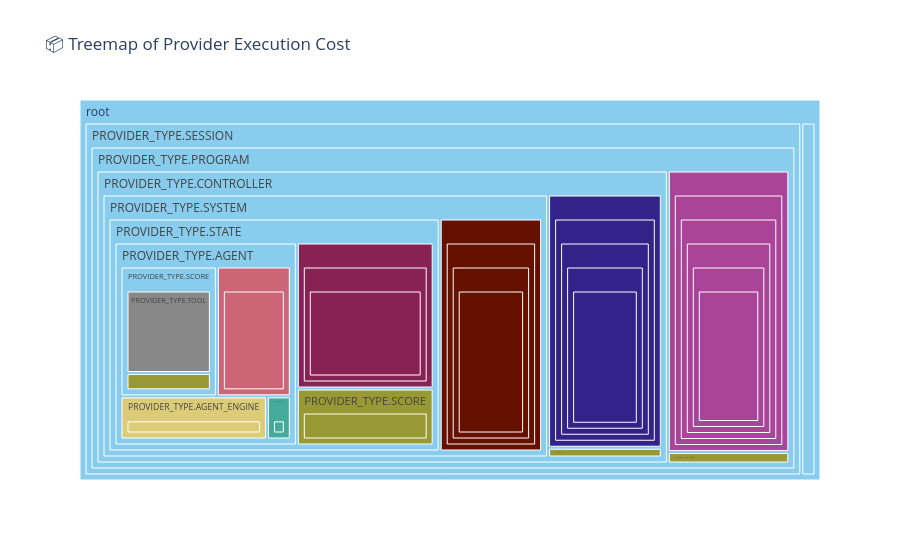

The notebook cell this image was saved under:
### Markdown cell above
### 📦 Treemap of Provider Execution Cost

This chart presents a **latency-weighted treemap** that reveals the **nested execution structure** of a CodeCritic run — from top-level orchestration down to fine-grained tooling.

#### 🧠 What this code does:
- **Builds a call hierarchy** by tracing each provider’s `called_by_type`, recursively reconstructing the execution path for every log entry.
- **Flattens each path** into separate columns (e.g., `path_0`, `path_1`, ...) so Plotly can visualize the full call stack as a nested tree.
- **Visualizes latency cost** using a treemap, where:
  - Each **box** represents a provider type at a specific nesting level.
  - **Box size** is proportional to total `latency_ms` contributed by that node and its descendants.
  - **Color** corresponds to `provider_type`, using a colorblind-safe palette.

#### 🔍 What you're observing:
- The **upper-left boxes** show top-level orchestrators (e.g., `session`, `program`).
- As you move inward (right and down), you see **nested calls** to `controller`, `system`, `state`, and ultimately `agent`, `tool`, `score`, etc.
- **Larger boxes** deeper in the tree indicate subsystems that consume significant time (e.g., tools like `mypy`, `black`, `ruff`).
- Hovering on a box reveals its exact path and latency.

This visualization is ideal for:
- Identifying where latency accumulates in multi-step workflows.
- Spotting repeated or redundant calls.
- Auditing nested delegation patterns during FSM-driven execution.

### Code cell
import plotly.express as px

# Step 1: Build edges and infer nesting path
df["source"] = df["called_by_type"].fillna("root")
df["target"] = df["provider_type"]
edges = list(zip(df["source"], df["target"]))

# Recursive path builder
def build_path(row, edges):
    if row["source"] == "root":
        return ["root", row["target"]]
    for src, tgt in edges:
        if tgt == row["source"]:
            return build_path({"source": src, "target": tgt}, edges) + [row["target"]]
    return ["root", row["source"], row["target"]]

df["call_path"] = df.apply(lambda row: build_path(row, edges), axis=1)

# Step 2: Flatten call path into real columns
path_df = df["call_path"].apply(pd.Series)
path_df.columns = [f"path_{i}" for i in path_df.columns]

# Step 3: Combine into sunburst data source
path_df = path_df.fillna("")

# Then proceed as before
sunburst_data = pd.concat([df, path_df], axis=1)


fig = px.treemap(
    sunburst_data,
    path=path_df.columns.tolist(),
    values="latency_ms",
    color="provider_type",
    color_discrete_sequence=px.colors.qualitative.Safe,
    title="📦 Treemap of Provider Execution Cost"
)
fig.show()

### Figure 1 — Plotly figure (JSON) as saved in the notebook; plotly's stock layout.template omitted (floating-point values rounded to 4 significant figures)
{"data": [{"branchvalues": "total", "customdata": [["(?)"], ["(?)"], ["(?)"], ["(?)"], ["(?)"], ["(?)"], ["(?)"], ["(?)"], ["(?)"], ["PROVIDER_TYPE.AGENT"], ["PROVIDER_TYPE.AGENT"], ["PROVIDER_TYPE.AGENT_ENGINE"], ["PROVIDER_TYPE.AGENT_ENGINE"], ["PROVIDER_TYPE.CONTEXT"], ["PROVIDER_TYPE.CONTEXT"], ["PROVIDER_TYPE.CONTEXT"], ["PROVIDER_TYPE.CONTEXT"], ["PROVIDER_TYPE.CONTEXT"], ["PROVIDER_TYPE.CONTEXT"], ["PROVIDER_TYPE.CONTEXT"], ["PROVIDER_TYPE.CONTROLLER"], ["PROVIDER_TYPE.CONTROLLER"], ["PROVIDER_TYPE.CONTROLLER"], ["PROVIDER_TYPE.CONTROLLER"], ["PROVIDER_TYPE.CONTROLLER"], ["PROVIDER_TYPE.PROGRAM"], ["PROVIDER_TYPE.PROGRAM"], ["PROVIDER_TYPE.PROGRAM"], ["PROVIDER_TYPE.PROGRAM"], ["PROVIDER_TYPE.PROGRAM"], ["PROVIDER_TYPE.PROGRAM"], ["PROVIDER_TYPE.PROMPT"], ["PROVIDER_TYPE.PROMPT"], ["PROVIDER_TYPE.SCORE"], ["PROVIDER_TYPE.SCORE"], ["PROVIDER_TYPE.SCORE"], ["PROVIDER_TYPE.SCORE"], ["PROVIDER_TYPE.SCORE"], ["PROVIDER_TYPE.SCORE"], ["PROVIDER_TYPE.SCORE"], ["PROVIDER_TYPE.SCORE"], ["PROVIDER_TYPE.SCORE"], ["PROVIDER_TYPE.SCORE"], ["PROVIDER_TYPE.SCORE"], ["PROVIDER_TYPE.SCORE"], ["PROVIDER_TYPE.SCORE"], ["PROVIDER_TYPE.SCORE"], ["PROVIDER_TYPE.SCORE"], ["PROVIDER_TYPE.SCORE"], ["PROVIDER_TYPE.SCORE"], ["PROVIDER_TYPE.SCORE"], ["PROVIDER_TYPE.SCORE"], ["PROVIDER_TYPE.SCORE"], ["PROVIDER_TYPE.SCORE"], ["PROVIDER_TYPE.SCORE"], ["PROVIDER_TYPE.STATE"], ["PROVIDER_TYPE.STATE"], ["PROVIDER_TYPE.STATE"], ["PROVIDER_TYPE.SYSTEM"], ["PROVIDER_TYPE.SYSTEM"], ["PROVIDER_TYPE.SYSTEM"], ["PROVIDER_TYPE.SYSTEM"], ["PROVIDER_TYPE.TOOL"]], "domain": {"x": [0, 1], "y": [0, 1]}, "hovertemplate": "labels=%{label}<br>latency_ms=%{value}<br>parent=%{parent}<br>id=%{id}<br>provider_type=%{customdata[0]}<extra></extra>", "ids": ["root/PROVIDER_TYPE.SESSION/PROVIDER_TYPE.PROGRAM/PROVIDER_TYPE.CONTROLLER/PROVIDER_TYPE.SYSTEM/PROVIDER_TYPE.STATE/PROVIDER_TYPE.AGENT", "root/PROVIDER_TYPE.SESSION", "root/PROVIDER_TYPE.SESSION/PROVIDER_TYPE.PROGRAM", "root/PROVIDER_TYPE.SESSION/PROVIDER_TYPE.PROGRAM/PROVIDER_TYPE.CONTROLLER", "root/PROVIDER_TYPE.SESSION/PROVIDER_TYPE.PROGRAM/PROVIDER_TYPE.CONTROLLER/PROVIDER_TYPE.SYSTEM", "root/PROVIDER_TYPE.SESSION/PROVIDER_TYPE.PROGRAM/PROVIDER_TYPE.CONTROLLER/PROVIDER_TYPE.SYSTEM/PROVIDER_TYPE.STATE", "root/PROVIDER_TYPE.CONTEXT", "root/PROVIDER_TYPE.SESSION/PROVIDER_TYPE.PROGRAM/PROVIDER_TYPE.CONTROLLER/PROVIDER_TYPE.SYSTEM/PROVIDER_TYPE.STATE/PROVIDER_TYPE.AGENT/PROVIDER_TYPE.SCORE", "root", "root/PROVIDER_TYPE.SESSION/PROVIDER_TYPE.PROGRAM/PROVIDER_TYPE.CONTROLLER/PROVIDER_TYPE.SYSTEM/PROVIDER_TYPE.STATE/PROVIDER_TYPE.AGENT//", "root/PROVIDER_TYPE.SESSION/PROVIDER_TYPE.PROGRAM/PROVIDER_TYPE.CONTROLLER/PROVIDER_TYPE.SYSTEM/PROVIDER_TYPE.STATE/PROVIDER_TYPE.AGENT/", "root/PROVIDER_TYPE.SESSION/PROVIDER_TYPE.PROGRAM/PROVIDER_TYPE.CONTROLLER/PROVIDER_TYPE.SYSTEM/PROVIDER_TYPE.STATE/PROVIDER_TYPE.AGENT/PROVIDER_TYPE.AGENT_ENGINE", "root/PROVIDER_TYPE.SESSION/PROVIDER_TYPE.PROGRAM/PROVIDER_TYPE.CONTROLLER/PROVIDER_TYPE.SYSTEM/PROVIDER_TYPE.STATE/PROVIDER_TYPE.AGENT/PROVIDER_TYPE.AGENT_ENGINE/", "root/PROVIDER_TYPE.CONTEXT///////", "root/PROVIDER_TYPE.CONTEXT/", "root/PROVIDER_TYPE.CONTEXT//", "root/PROVIDER_TYPE.CONTEXT//////", "root/PROVIDER_TYPE.CONTEXT///", "root/PROVIDER_TYPE.CONTEXT/////", "root/PROVIDER_TYPE.CONTEXT////", "root/PROVIDER_TYPE.SESSION/PROVIDER_TYPE.PROGRAM/PROVIDER_TYPE.CONTROLLER//", "root/PROVIDER_TYPE.SESSION/PROVIDER_TYPE.PROGRAM/PROVIDER_TYPE.CONTROLLER///", "root/PROVIDER_TYPE.SESSION/PROVIDER_TYPE.PROGRAM/PROVIDER_TYPE.CONTROLLER////", "root/PROVIDER_TYPE.SESSION/PROVIDER_TYPE.PROGRAM/PROVIDER_TYPE.CONTROLLER/////", "root/PROVIDER_TYPE.SESSION/PROVIDER_TYPE.PROGRAM/PROVIDER_TYPE.CONTROLLER/", "root/PROVIDER_TYPE.SESSION/PROVIDER_TYPE.PROGRAM/", "root/PROVIDER_TYPE.SESSION/PROVIDER_TYPE.PROGRAM///", "root/PROVIDER_TYPE.SESSION/PROVIDER_TYPE.PROGRAM//", "root/PROVIDER_TYPE.SESSION/PROVIDER_TYPE.PROGRAM//////", "root/PROVIDER_TYPE.SESSION/PROVIDER_TYPE.PROGRAM/////", "root/PROVIDER_TYPE.SESSION/PROVIDER_TYPE.PROGRAM////", "root/PROVIDER_TYPE.SESSION/PROVIDER_TYPE.PROGRAM/PROVIDER_TYPE.CONTROLLER/PROVIDER_TYPE.SYSTEM/PROVIDER_TYPE.STATE/PROVIDER_TYPE.AGENT/PROVIDER_TYPE.PROMPT/", "root/PROVIDER_TYPE.SESSION/PROVIDER_TYPE.PROGRAM/PROVIDER_TYPE.CONTROLLER/PROVIDER_TYPE.SYSTEM/PROVIDER_TYPE.STATE/PROVIDER_TYPE.AGENT/PROVIDER_TYPE.PROMPT", "root/PROVIDER_TYPE.SESSION/PROVIDER_TYPE.PROGRAM/PROVIDER_TYPE.CONTROLLER/PROVIDER_TYPE.SCORE//", "root/PROVIDER_TYPE.CONTEXT/PROVIDER_TYPE.SCORE/", "root/PROVIDER_TYPE.SESSION/PROVIDER_TYPE.PROGRAM/PROVIDER_TYPE.SCORE/////", "root/PROVIDER_TYPE.SESSION/PROVIDER_TYPE.PROGRAM/PROVIDER_TYPE.SCORE/", "root/PROVIDER_TYPE.SESSION/PROVIDER_TYPE.PROGRAM/PROVIDER_TYPE.CONTROLLER/PROVIDER_TYPE.SCORE", "root/PROVIDER_TYPE.CONTEXT/PROVIDER_TYPE.SCORE//", "root/PROVIDER_TYPE.CONTEXT/PROVIDER_TYPE.SCORE", "root/PROVIDER_TYPE.SESSION/PROVIDER_TYPE.PROGRAM/PROVIDER_TYPE.CONTROLLER/PROVIDER_TYPE.SYSTEM/PROVIDER_TYPE.STATE/PROVIDER_TYPE.AGENT/PROVIDER_TYPE.SCORE/", "root/PROVIDER_TYPE.SESSION/PROVIDER_TYPE.PROGRAM/PROVIDER_TYPE.SCORE//", "root/PROVIDER_TYPE.SESSION/PROVIDER_TYPE.PROGRAM/PROVIDER_TYPE.SCORE", "root/PROVIDER_TYPE.SESSION/PROVIDER_TYPE.PROGRAM/PROVIDER_TYPE.CONTROLLER/PROVIDER_TYPE.SCORE/", "root/PROVIDER_TYPE.SESSION/PROVIDER_TYPE.PROGRAM/PROVIDER_TYPE.CONTROLLER/PROVIDER_TYPE.SYSTEM/PROVIDER_TYPE.STATE/PROVIDER_TYPE.SCORE/", "root/PROVIDER_TYPE.CONTEXT/PROVIDER_TYPE.SCORE//////", "root/PROVIDER_TYPE.CONTEXT/PROVIDER_TYPE.SCORE/////", "root/PROVIDER_TYPE.SESSION/PROVIDER_TYPE.PROGRAM/PROVIDER_TYPE.CONTROLLER/PROVIDER_TYPE.SCORE///", "root/PROVIDER_TYPE.SESSION/PROVIDER_TYPE.PROGRAM/PROVIDER_TYPE.SCORE///", "root/PROVIDER_TYPE.CONTEXT/PROVIDER_TYPE.SCORE////", "root/PROVIDER_TYPE.SESSION/PROVIDER_TYPE.PROGRAM/PROVIDER_TYPE.SCORE////", "root/PROVIDER_TYPE.SESSION/PROVIDER_TYPE.PROGRAM/PROVIDER_TYPE.CONTROLLER/PROVIDER_TYPE.SYSTEM/PROVIDER_TYPE.STATE/PROVIDER_TYPE.SCORE", "root/PROVIDER_TYPE.SESSION/PROVIDER_TYPE.PROGRAM/PROVIDER_TYPE.CONTROLLER/PROVIDER_TYPE.SYSTEM/PROVIDER_TYPE.STATE/PROVIDER_TYPE.SCORE//", "root/PROVIDER_TYPE.CONTEXT/PROVIDER_TYPE.SCORE///", "root/PROVIDER_TYPE.SESSION/PROVIDER_TYPE.PROGRAM/PROVIDER_TYPE.CONTROLLER/PROVIDER_TYPE.SCORE////", "root/PROVIDER_TYPE.SESSION/PROVIDER_TYPE.PROGRAM/PROVIDER_TYPE.CONTROLLER/PROVIDER_TYPE.SYSTEM/PROVIDER_TYPE.STATE//", "root/PROVIDER_TYPE.SESSION/PROVIDER_TYPE.PROGRAM/PROVIDER_TYPE.CONTROLLER/PROVIDER_TYPE.SYSTEM/PROVIDER_TYPE.STATE///", "root/PROVIDER_TYPE.SESSION/PROVIDER_TYPE.PROGRAM/PROVIDER_TYPE.CONTROLLER/PROVIDER_TYPE.SYSTEM/PROVIDER_TYPE.STATE/", "root/PROVIDER_TYPE.SESSION/PROVIDER_TYPE.PROGRAM/PROVIDER_TYPE.CONTROLLER/PROVIDER_TYPE.SYSTEM//", "root/PROVIDER_TYPE.SESSION/PROVIDER_TYPE.PROGRAM/PROVIDER_TYPE.CONTROLLER/PROVIDER_TYPE.SYSTEM///", "root/PROVIDER_TYPE.SESSION/PROVIDER_TYPE.PROGRAM/PROVIDER_TYPE.CONTROLLER/PROVIDER_TYPE.SYSTEM/", "root/PROVIDER_TYPE.SESSION/PROVIDER_TYPE.PROGRAM/PROVIDER_TYPE.CONTROLLER/PROVIDER_TYPE.SYSTEM////", "root/PROVIDER_TYPE.SESSION/PROVIDER_TYPE.PROGRAM/PROVIDER_TYPE.CONTROLLER/PROVIDER_TYPE.SYSTEM/PROVIDER_TYPE.STATE/PROVIDER_TYPE.AGENT/PROVIDER_TYPE.SCORE/PROVIDER_TYPE.TOOL"], "labels": ["PROVIDER_TYPE.AGENT", "PROVIDER_TYPE.SESSION", "PROVIDER_TYPE.PROGRAM", "PROVIDER_TYPE.CONTROLLER", "PROVIDER_TYPE.SYSTEM", "PROVIDER_TYPE.STATE", "PROVIDER_TYPE.CONTEXT", "PROVIDER_TYPE.SCORE", "root", "", "", "PROVIDER_TYPE.AGENT_ENGINE", "", "", "", "", "", "", "", "", "", "", "", "", "", "", "", "", "", "", "", "", "PROVIDER_TYPE.PROMPT", "", "", "", "", "PROVIDER_TYPE.SCORE", "", "PROVIDER_TYPE.SCORE", "", "", "PROVIDER_TYPE.SCORE", "", "", "", "", "", "", "", "", "PROVIDER_TYPE.SCORE", "", "", "", "", "", "", "", "", "", "", "PROVIDER_TYPE.TOOL"], "marker": {"colors": ["rgb(136, 204, 238)", "rgb(136, 204, 238)", "rgb(136, 204, 238)", "rgb(136, 204, 238)", "rgb(136, 204, 238)", "rgb(136, 204, 238)", "rgb(136, 204, 238)", "rgb(136, 204, 238)", "rgb(136, 204, 238)", "rgb(204, 102, 119)", "rgb(204, 102, 119)", "rgb(221, 204, 119)", "rgb(221, 204, 119)", "rgb(17, 119, 51)", "rgb(17, 119, 51)", "rgb(17, 119, 51)", "rgb(17, 119, 51)", "rgb(17, 119, 51)", "rgb(17, 119, 51)", "rgb(17, 119, 51)", "rgb(51, 34, 136)", "rgb(51, 34, 136)", "rgb(51, 34, 136)", "rgb(51, 34, 136)", "rgb(51, 34, 136)", "rgb(170, 68, 153)", "rgb(170, 68, 153)", "rgb(170, 68, 153)", "rgb(170, 68, 153)", "rgb(170, 68, 153)", "rgb(170, 68, 153)", "rgb(68, 170, 153)", "rgb(68, 170, 153)", "rgb(153, 153, 51)", "rgb(153, 153, 51)", "rgb(153, 153, 51)", "rgb(153, 153, 51)", "rgb(153, 153, 51)", "rgb(153, 153, 51)", "rgb(153, 153, 51)", "rgb(153, 153, 51)", "rgb(153, 153, 51)", "rgb(153, 153, 51)", "rgb(153, 153, 51)", "rgb(153, 153, 51)", "rgb(153, 153, 51)", "rgb(153, 153, 51)", "rgb(153, 153, 51)", "rgb(153, 153, 51)", "rgb(153, 153, 51)", "rgb(153, 153, 51)", "rgb(153, 153, 51)", "rgb(153, 153, 51)", "rgb(153, 153, 51)", "rgb(153, 153, 51)", "rgb(136, 34, 85)", "rgb(136, 34, 85)", "rgb(136, 34, 85)", "rgb(102, 17, 0)", "rgb(102, 17, 0)", "rgb(102, 17, 0)", "rgb(102, 17, 0)", "rgb(136, 136, 136)"]}, "name": "", "parents": ["root/PROVIDER_TYPE.SESSION/PROVIDER_TYPE.PROGRAM/PROVIDER_TYPE.CONTROLLER/PROVIDER_TYPE.SYSTEM/PROVIDER_TYPE.STATE", "root", "root/PROVIDER_TYPE.SESSION", "root/PROVIDER_TYPE.SESSION/PROVIDER_TYPE.PROGRAM", "root/PROVIDER_TYPE.SESSION/PROVIDER_TYPE.PROGRAM/PROVIDER_TYPE.CONTROLLER", "root/PROVIDER_TYPE.SESSION/PROVIDER_TYPE.PROGRAM/PROVIDER_TYPE.CONTROLLER/PROVIDER_TYPE.SYSTEM", "root", "root/PROVIDER_TYPE.SESSION/PROVIDER_TYPE.PROGRAM/PROVIDER_TYPE.CONTROLLER/PROVIDER_TYPE.SYSTEM/PROVIDER_TYPE.STATE/PROVIDER_TYPE.AGENT", "", "root/PROVIDER_TYPE.SESSION/PROVIDER_TYPE.PROGRAM/PROVIDER_TYPE.CONTROLLER/PROVIDER_TYPE.SYSTEM/PROVIDER_TYPE.STATE/PROVIDER_TYPE.AGENT/", "root/PROVIDER_TYPE.SESSION/PROVIDER_TYPE.PROGRAM/PROVIDER_TYPE.CONTROLLER/PROVIDER_TYPE.SYSTEM/PROVIDER_TYPE.STATE/PROVIDER_TYPE.AGENT", "root/PROVIDER_TYPE.SESSION/PROVIDER_TYPE.PROGRAM/PROVIDER_TYPE.CONTROLLER/PROVIDER_TYPE.SYSTEM/PROVIDER_TYPE.STATE/PROVIDER_TYPE.AGENT", "root/PROVIDER_TYPE.SESSION/PROVIDER_TYPE.PROGRAM/PROVIDER_TYPE.CONTROLLER/PROVIDER_TYPE.SYSTEM/PROVIDER_TYPE.STATE/PROVIDER_TYPE.AGENT/PROVIDER_TYPE.AGENT_ENGINE", "root/PROVIDER_TYPE.CONTEXT//////", "root/PROVIDER_TYPE.CONTEXT", "root/PROVIDER_TYPE.CONTEXT/", "root/PROVIDER_TYPE.CONTEXT/////", "root/PROVIDER_TYPE.CONTEXT//", "root/PROVIDER_TYPE.CONTEXT////", "root/PROVIDER_TYPE.CONTEXT///", "root/PROVIDER_TYPE.SESSION/PROVIDER_TYPE.PROGRAM/PROVIDER_TYPE.CONTROLLER/", "root/PROVIDER_TYPE.SESSION/PROVIDER_TYPE.PROGRAM/PROVIDER_TYPE.CONTROLLER//", "root/PROVIDER_TYPE.SESSION/PROVIDER_TYPE.PROGRAM/PROVIDER_TYPE.CONTROLLER///", "root/PROVIDER_TYPE.SESSION/PROVIDER_TYPE.PROGRAM/PROVIDER_TYPE.CONTROLLER////", "root/PROVIDER_TYPE.SESSION/PROVIDER_TYPE.PROGRAM/PROVIDER_TYPE.CONTROLLER", "root/PROVIDER_TYPE.SESSION/PROVIDER_TYPE.PROGRAM", "root/PROVIDER_TYPE.SESSION/PROVIDER_TYPE.PROGRAM//", "root/PROVIDER_TYPE.SESSION/PROVIDER_TYPE.PROGRAM/", "root/PROVIDER_TYPE.SESSION/PROVIDER_TYPE.PROGRAM/////", "root/PROVIDER_TYPE.SESSION/PROVIDER_TYPE.PROGRAM////", "root/PROVIDER_TYPE.SESSION/PROVIDER_TYPE.PROGRAM///", "root/PROVIDER_TYPE.SESSION/PROVIDER_TYPE.PROGRAM/PROVIDER_TYPE.CONTROLLER/PROVIDER_TYPE.SYSTEM/PROVIDER_TYPE.STATE/PROVIDER_TYPE.AGENT/PROVIDER_TYPE.PROMPT", "root/PROVIDER_TYPE.SESSION/PROVIDER_TYPE.PROGRAM/PROVIDER_TYPE.CONTROLLER/PROVIDER_TYPE.SYSTEM/PROVIDER_TYPE.STATE/PROVIDER_TYPE.AGENT", "root/PROVIDER_TYPE.SESSION/PROVIDER_TYPE.PROGRAM/PROVIDER_TYPE.CONTROLLER/PROVIDER_TYPE.SCORE/", "root/PROVIDER_TYPE.CONTEXT/PROVIDER_TYPE.SCORE", "root/PROVIDER_TYPE.SESSION/PROVIDER_TYPE.PROGRAM/PROVIDER_TYPE.SCORE////", "root/PROVIDER_TYPE.SESSION/PROVIDER_TYPE.PROGRAM/PROVIDER_TYPE.SCORE", "root/PROVIDER_TYPE.SESSION/PROVIDER_TYPE.PROGRAM/PROVIDER_TYPE.CONTROLLER", "root/PROVIDER_TYPE.CONTEXT/PROVIDER_TYPE.SCORE/", "root/PROVIDER_TYPE.CONTEXT", "root/PROVIDER_TYPE.SESSION/PROVIDER_TYPE.PROGRAM/PROVIDER_TYPE.CONTROLLER/PROVIDER_TYPE.SYSTEM/PROVIDER_TYPE.STATE/PROVIDER_TYPE.AGENT/PROVIDER_TYPE.SCORE", "root/PROVIDER_TYPE.SESSION/PROVIDER_TYPE.PROGRAM/PROVIDER_TYPE.SCORE/", "root/PROVIDER_TYPE.SESSION/PROVIDER_TYPE.PROGRAM", "root/PROVIDER_TYPE.SESSION/PROVIDER_TYPE.PROGRAM/PROVIDER_TYPE.CONTROLLER/PROVIDER_TYPE.SCORE", "root/PROVIDER_TYPE.SESSION/PROVIDER_TYPE.PROGRAM/PROVIDER_TYPE.CONTROLLER/PROVIDER_TYPE.SYSTEM/PROVIDER_TYPE.STATE/PROVIDER_TYPE.SCORE", "root/PROVIDER_TYPE.CONTEXT/PROVIDER_TYPE.SCORE/////", "root/PROVIDER_TYPE.CONTEXT/PROVIDER_TYPE.SCORE////", "root/PROVIDER_TYPE.SESSION/PROVIDER_TYPE.PROGRAM/PROVIDER_TYPE.CONTROLLER/PROVIDER_TYPE.SCORE//", "root/PROVIDER_TYPE.SESSION/PROVIDER_TYPE.PROGRAM/PROVIDER_TYPE.SCORE//", "root/PROVIDER_TYPE.CONTEXT/PROVIDER_TYPE.SCORE///", "root/PROVIDER_TYPE.SESSION/PROVIDER_TYPE.PROGRAM/PROVIDER_TYPE.SCORE///", "root/PROVIDER_TYPE.SESSION/PROVIDER_TYPE.PROGRAM/PROVIDER_TYPE.CONTROLLER/PROVIDER_TYPE.SYSTEM/PROVIDER_TYPE.STATE", "root/PROVIDER_TYPE.SESSION/PROVIDER_TYPE.PROGRAM/PROVIDER_TYPE.CONTROLLER/PROVIDER_TYPE.SYSTEM/PROVIDER_TYPE.STATE/PROVIDER_TYPE.SCORE/", "root/PROVIDER_TYPE.CONTEXT/PROVIDER_TYPE.SCORE//", "root/PROVIDER_TYPE.SESSION/PROVIDER_TYPE.PROGRAM/PROVIDER_TYPE.CONTROLLER/PROVIDER_TYPE.SCORE///", "root/PROVIDER_TYPE.SESSION/PROVIDER_TYPE.PROGRAM/PROVIDER_TYPE.CONTROLLER/PROVIDER_TYPE.SYSTEM/PROVIDER_TYPE.STATE/", "root/PROVIDER_TYPE.SESSION/PROVIDER_TYPE.PROGRAM/PROVIDER_TYPE.CONTROLLER/PROVIDER_TYPE.SYSTEM/PROVIDER_TYPE.STATE//", "root/PROVIDER_TYPE.SESSION/PROVIDER_TYPE.PROGRAM/PROVIDER_TYPE.CONTROLLER/PROVIDER_TYPE.SYSTEM/PROVIDER_TYPE.STATE", "root/PROVIDER_TYPE.SESSION/PROVIDER_TYPE.PROGRAM/PROVIDER_TYPE.CONTROLLER/PROVIDER_TYPE.SYSTEM/", "root/PROVIDER_TYPE.SESSION/PROVIDER_TYPE.PROGRAM/PROVIDER_TYPE.CONTROLLER/PROVIDER_TYPE.SYSTEM//", "root/PROVIDER_TYPE.SESSION/PROVIDER_TYPE.PROGRAM/PROVIDER_TYPE.CONTROLLER/PROVIDER_TYPE.SYSTEM", "root/PROVIDER_TYPE.SESSION/PROVIDER_TYPE.PROGRAM/PROVIDER_TYPE.CONTROLLER/PROVIDER_TYPE.SYSTEM///", "root/PROVIDER_TYPE.SESSION/PROVIDER_TYPE.PROGRAM/PROVIDER_TYPE.CONTROLLER/PROVIDER_TYPE.SYSTEM/PROVIDER_TYPE.STATE/PROVIDER_TYPE.AGENT/PROVIDER_TYPE.SCORE"], "type": "treemap", "values": [70420.0, 245700.0, 245700.0, 202600.0, 161400.0, 123300.0, 4864.0, 29910.0, 250600.0, 22950.0, 22950.0, 15110.0, 15110.0, 2442.0, 2442.0, 2442.0, 2442.0, 2442.0, 2442.0, 2442.0, 39670.0, 39670.0, 39670.0, 39670.0, 39670.0, 41390.0, 41390.0, 41390.0, 41390.0, 41390.0, 41390.0, 2457.0, 2457.0, 1525.0, 2422.0, 1691.0, 1691.0, 1525.0, 2422.0, 2422.0, 5181.0, 1691.0, 1691.0, 1525.0, 14840.0, 2422.0, 2422.0, 1525.0, 1691.0, 2422.0, 1691.0, 14840.0, 14840.0, 2422.0, 1525.0, 38040.0, 38040.0, 38040.0, 38120.0, 38120.0, 38120.0, 38120.0, 24730.0]}], "layout": {"legend": {"tracegroupgap": 0}, "title": {"text": "📦 Treemap of Provider Execution Cost"}, "treemapcolorway": ["rgb(136, 204, 238)", "rgb(204, 102, 119)", "rgb(221, 204, 119)", "rgb(17, 119, 51)", "rgb(51, 34, 136)", "rgb(170, 68, 153)", "rgb(68, 170, 153)", "rgb(153, 153, 51)", "rgb(136, 34, 85)", "rgb(102, 17, 0)", "rgb(136, 136, 136)"]}}
